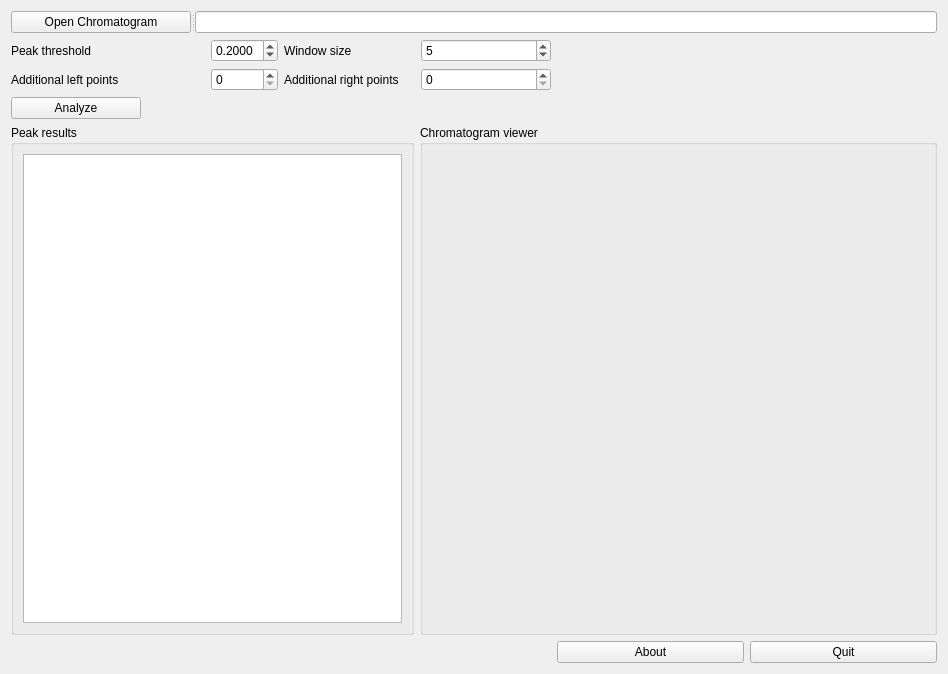
<?xml version="1.0" encoding="UTF-8"?>
<ui version="4.0">
 <class>ChromAnalyzer</class>
 <widget class="QWidget" name="ChromAnalyzer">
  <property name="geometry">
   <rect>
    <x>0</x>
    <y>0</y>
    <width>948</width>
    <height>674</height>
   </rect>
  </property>
  <property name="windowTitle">
   <string>ChromAnalyzer</string>
  </property>
  <layout class="QGridLayout" name="gridLayout_4">
   <item row="0" column="0" colspan="6">
    <widget class="QSplitter" name="splitter">
     <property name="orientation">
      <enum>Qt::Horizontal</enum>
     </property>
     <widget class="QPushButton" name="openChromButton">
      <property name="maximumSize">
       <size>
        <width>180</width>
        <height>32</height>
       </size>
      </property>
      <property name="text">
       <string>Open Chromatogram</string>
      </property>
     </widget>
     <widget class="QLineEdit" name="lineEdit"/>
    </widget>
   </item>
   <item row="1" column="0" rowspan="2" colspan="2">
    <layout class="QGridLayout" name="gridLayout_3">
     <item row="0" column="0">
      <widget class="QLabel" name="label">
       <property name="text">
        <string>Peak threshold</string>
       </property>
      </widget>
     </item>
     <item row="0" column="1">
      <widget class="QDoubleSpinBox" name="peakthreshold">
       <property name="maximumSize">
        <size>
         <width>67</width>
         <height>24</height>
        </size>
       </property>
       <property name="decimals">
        <number>4</number>
       </property>
       <property name="minimum">
        <double>0.000100000000000</double>
       </property>
       <property name="singleStep">
        <double>0.010000000000000</double>
       </property>
       <property name="value">
        <double>0.200000000000000</double>
       </property>
      </widget>
     </item>
     <item row="1" column="0">
      <widget class="QLabel" name="label_3">
       <property name="text">
        <string>Additional left points</string>
       </property>
      </widget>
     </item>
     <item row="1" column="1">
      <widget class="QSpinBox" name="leftpoints"/>
     </item>
    </layout>
   </item>
   <item row="1" column="2" rowspan="2" colspan="2">
    <layout class="QGridLayout" name="gridLayout_2">
     <item row="0" column="0">
      <widget class="QLabel" name="label_2">
       <property name="text">
        <string>Window size</string>
       </property>
      </widget>
     </item>
     <item row="0" column="1">
      <widget class="QSpinBox" name="windowsize">
       <property name="minimum">
        <number>3</number>
       </property>
       <property name="maximum">
        <number>9999999</number>
       </property>
       <property name="value">
        <number>5</number>
       </property>
      </widget>
     </item>
     <item row="1" column="0">
      <widget class="QLabel" name="label_4">
       <property name="text">
        <string>Additional right points</string>
       </property>
      </widget>
     </item>
     <item row="1" column="1">
      <widget class="QSpinBox" name="rightpoints"/>
     </item>
    </layout>
   </item>
   <item row="1" column="4" colspan="2">
    <spacer name="horizontalSpacer_3">
     <property name="orientation">
      <enum>Qt::Horizontal</enum>
     </property>
     <property name="sizeHint" stdset="0">
      <size>
       <width>380</width>
       <height>20</height>
      </size>
     </property>
    </spacer>
   </item>
   <item row="2" column="4" colspan="2">
    <spacer name="horizontalSpacer_4">
     <property name="orientation">
      <enum>Qt::Horizontal</enum>
     </property>
     <property name="sizeHint" stdset="0">
      <size>
       <width>377</width>
       <height>20</height>
      </size>
     </property>
    </spacer>
   </item>
   <item row="3" column="0">
    <widget class="QPushButton" name="analyzeButton">
     <property name="maximumSize">
      <size>
       <width>130</width>
       <height>32</height>
      </size>
     </property>
     <property name="text">
      <string>Analyze</string>
     </property>
    </widget>
   </item>
   <item row="3" column="1" colspan="5">
    <spacer name="horizontalSpacer_2">
     <property name="orientation">
      <enum>Qt::Horizontal</enum>
     </property>
     <property name="sizeHint" stdset="0">
      <size>
       <width>509</width>
       <height>20</height>
      </size>
     </property>
    </spacer>
   </item>
   <item row="4" column="0" colspan="3">
    <widget class="QGroupBox" name="tableBox">
     <property name="title">
      <string>Peak results</string>
     </property>
     <layout class="QGridLayout" name="gridLayout">
      <item row="0" column="0">
       <widget class="QTableView" name="tableView"/>
      </item>
     </layout>
    </widget>
   </item>
   <item row="4" column="3" colspan="3">
    <widget class="QGroupBox" name="plotterBox">
     <property name="minimumSize">
      <size>
       <width>481</width>
       <height>371</height>
      </size>
     </property>
     <property name="title">
      <string>Chromatogram viewer</string>
     </property>
    </widget>
   </item>
   <item row="5" column="0" colspan="3">
    <spacer name="horizontalSpacer">
     <property name="orientation">
      <enum>Qt::Horizontal</enum>
     </property>
     <property name="sizeHint" stdset="0">
      <size>
       <width>376</width>
       <height>20</height>
      </size>
     </property>
    </spacer>
   </item>
   <item row="5" column="4">
    <widget class="QPushButton" name="aboutButton">
     <property name="text">
      <string>About</string>
     </property>
    </widget>
   </item>
   <item row="5" column="5">
    <widget class="QPushButton" name="quitButton">
     <property name="text">
      <string>Quit</string>
     </property>
    </widget>
   </item>
  </layout>
 </widget>
 <resources/>
 <connections/>
</ui>
